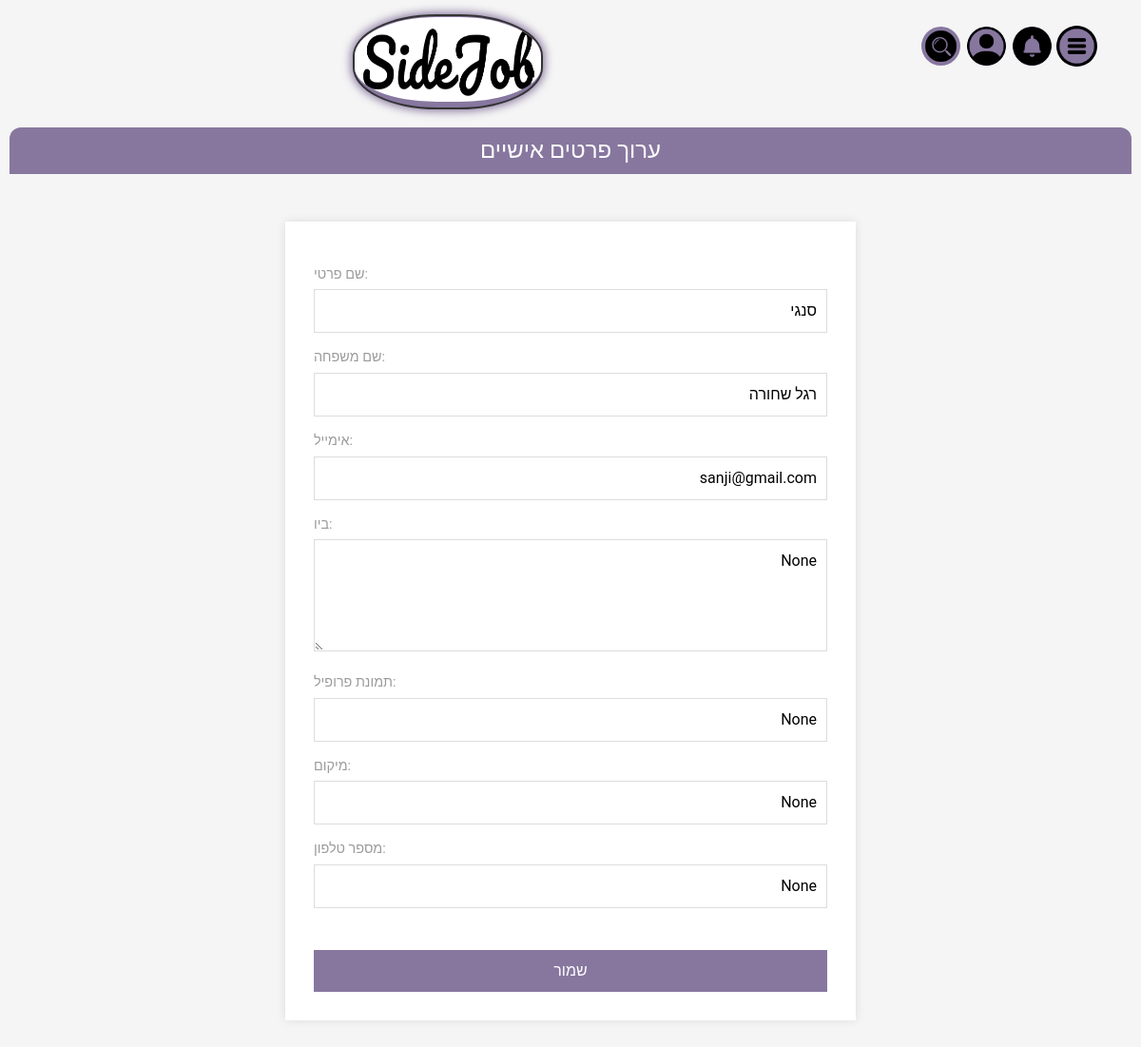
Screenshot of /edit_user (signed in) with the database file from the repository.
### app.py (models this page shows)
class User(db.Model):
    id = db.Column(db.Integer, primary_key=True)
    username = db.Column(db.String(64), unique=True, nullable=False)
    password_hash = db.Column(db.String(128), nullable=False)
    email = db.Column(db.String(120), unique=True, nullable=False)
    first_name = db.Column(db.String(60), nullable=False)
    last_name = db.Column(db.String(60), nullable=False)
    user_profile = db.relationship('Profile', back_populates='user', uselist=False)
    hires = db.relationship('CrewMemberHire', backref='customer', lazy='dynamic')
    is_crew_member = db.Column(db.Boolean, default=False)
    crew_member = db.relationship('CrewMember', back_populates='user', uselist=False)

class Profile(db.Model):
    id = db.Column(db.Integer, primary_key=True)
    user_id = db.Column(db.Integer, db.ForeignKey('user.id'), nullable=False)
    user = db.relationship('User', back_populates='user_profile')
    bio = db.Column(db.String(300), nullable=True)
    profile_picture = db.Column(db.String(100), nullable=True)
    location = db.Column(db.String(100), nullable=True)
    phone_number = db.Column(db.String(20), nullable=True)

### app.py (the view)
@app.route('/edit_user', methods=['GET', 'POST'])
def edit_user():
    if 'user_id' not in session:
        return redirect(url_for('login'))
    user = User.query.get(session['user_id'])
    if not user:
        flash('User not found.', 'danger')
        return redirect(url_for('index'))
    if request.method == 'POST':
        user.first_name = request.form['first_name']
        user.last_name = request.form['last_name']
        user.email = request.form['email']
        user.user_profile.bio = request.form['bio']
        user.user_profile.profile_picture = request.form['profile_picture']
        user.user_profile.location = request.form['location']
        user.user_profile.phone_number = request.form['phone_number']
        db.session.commit()
        flash('User information updated successfully!', 'success')
        return redirect(url_for('index'))
    else:
        return render_template('edit_user.html', current_user=user)

### templates/edit_user.html (shortened to what this page needs)
{% extends 'base.html' %}
{% block content %}
<h4>ערוך פרטים אישיים</h4>
  <form method="POST" action="{{ url_for('edit_user') }}">
    <label for="first_name">:שם פרטי</label>
    <input type="text" id="first_name" name="first_name" value="{{ current_user.first_name }}" required><br>
    <label for="last_name">:שם משפחה</label>
    <input type="text" id="last_name" name="last_name" value="{{ current_user.last_name }}" required><br>
    <label for="email">:אימייל</label>
    <input type="email" id="email" name="email" value="{{ current_user.email }}" required><br>
    <label for="bio">:ביו</label>
    <textarea id="bio" name="bio" rows="4">{{ current_user.user_profile.bio }}</textarea><br>
    <label for="profile_picture">:תמונת פרופיל</label>
    <input type="text" id="profile_picture" name="profile_picture" value="{{ current_user.user_profile.profile_picture }}"><br>
    <label for="location">:מיקום</label>
    <input type="text" id="location" name="location" value="{{ current_user.user_profile.location }}"><br>
    <label for="phone_number">:מספר טלפון</label>
    <input type="text" id="phone_number" name="phone_number" value="{{ current_user.user_profile.phone_number }}"><br><br>
    <input type="submit" value="שמור">
  </form>
{% endblock %}

### templates/base.html (style rules this page uses)
body { padding: 0vw; margin: 10px; box-sizing: border-box; padding-top: 50px; }

### templates/edit_user.html (style rules this page uses)
body { font-family: 'Roboto', sans-serif; background-color: #f5f5f5; }
form { max-width: 600px; margin: 50px auto; padding: 30px; background-color: #fff; box-shadow: 0px 0px 10px 0px rgba(0,0,0,0.1); direction: rtl; }
label { display: block; margin: 15px 0 5px; color: #9b9b9b; font-size: 0.9em; }
input, textarea { width: 100%; padding: 10px; border: 1px solid #ddd; box-sizing: border-box; font-size: 1em; }
input[type="submit"] { background-color: #87779F; color: white; cursor: pointer; border: none; margin-top: 20px; }
h4 { padding: 10px 25px; margin-top: 50px; background: #87779F; color: #fff; border-radius: 12px 12px 0 0; text-align: center; }

### rows the page displays
User: first_name "סנגי", last_name "רגל שחורה", email "sanji@gmail.com"
Profile: bio "None", profile_picture "None", location "None", phone_number "None"
